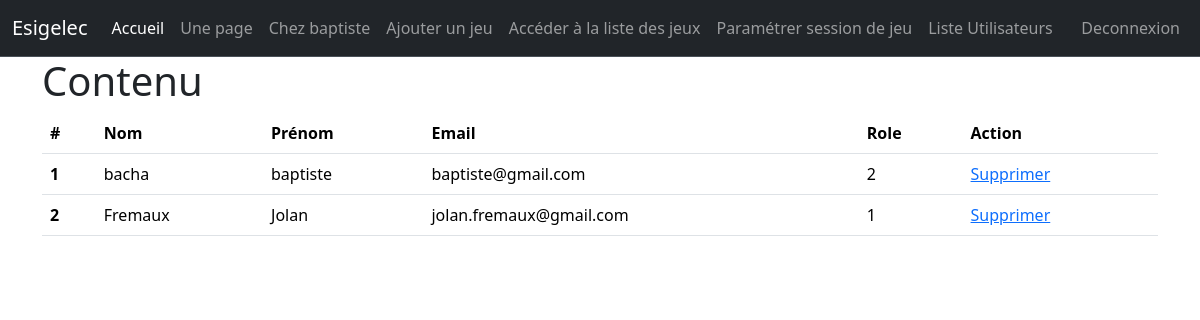
Page /list.php (signed in) on the earlier database version.
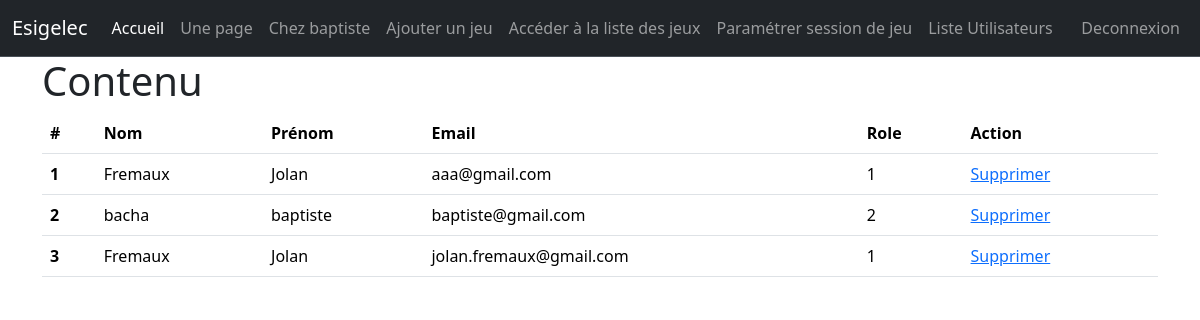
Same page on the later database version.
### tables this page shows
CREATE TABLE `user` (
  `nom` varchar(30) NOT NULL,
  `prenom` varchar(30) NOT NULL,
  `email` varchar(50) NOT NULL,
  `password` varchar(100) NOT NULL,
  `role` int(11) NOT NULL
);

### list.php (the view, shortened to what this page needs)
<?php
    include 'header.inc.php';
    include 'menu.inc.php';
?>
<div class="container">
<h1>Contenu</h1>
<table class="table">
  <thead>
    <tr>
      <th scope="col">#</th>
      <th scope="col">Nom</th>
      <th scope="col">Prénom</th>
      <th scope="col">Email</th>
      <th scope="col">Role</th>
      <th scope="col">Action</th>
    </tr>
  </thead>
  <tbody>
  <?php
require_once("param.inc.php");
$mysqli = new mysqli($host, $login, $passwd, $dbname);
$i=1;
if ($stmt = $mysqli->prepare("SELECT * FROM user WHERE 1"))
{
  $stmt->execute();
  $result = $stmt->get_result();
  while($row = $result->fetch_assoc())
  {
    echo '<tr>';
    echo  '<th scope="row">'.$i.'</th>';
    echo'<td>'.$row['nom'].'</td>';
    echo'<td>'.$row['prenom'].'</td>';
    echo'<td>'.$row['email'].'</td>';
    echo'<td>'.$row['role'].'</td>';
   echo'<td><a href="delete.php?email='.$row['email'].'" >Supprimer</a></td>';
    echo '</tr>';
$i++;
}
}
?>
</tbody>
</table>
</div>
<?php
    include 'footer.inc.php';
?>

Differences in the rows shown:
added user: nom "Fremaux", prenom "Jolan", email "aaa@gmail.com", role "1"
